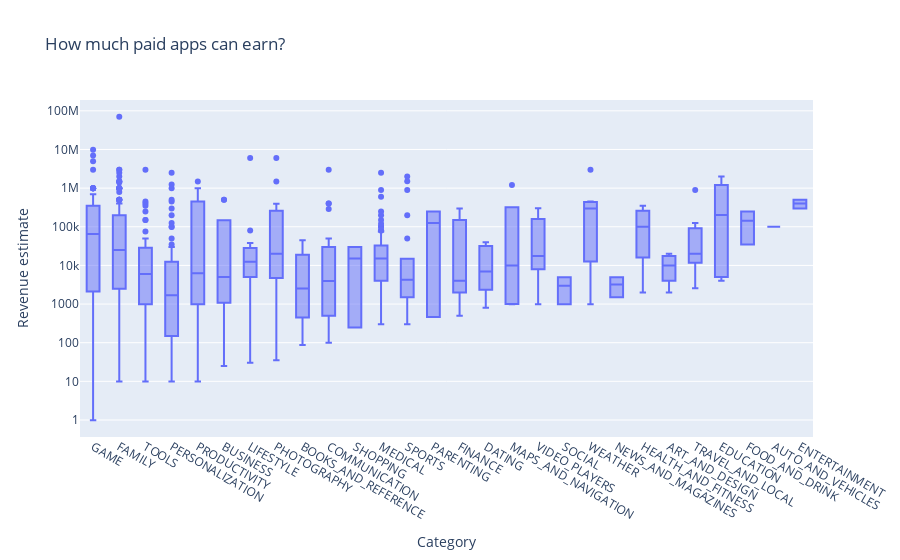

Notebook code for this chart:
### Markdown cell above
# Plotly Box Plots: Revenue by App Category

**Challenge**: See if you can generate the chart below: 

<img src=https://imgur.com/v4CiNqX.png>

Looking at the hover text, how much does the median app earn in the Tools category? If developing an Android app costs $30,000 or thereabouts, does the average photography app recoup its development costs?

Hint: I've used 'min ascending' to sort the categories.

### Code cell
df_paid_apps = df_apps_clean[df_apps_clean['Type'] == 'Paid']

box = px.box(df_paid_apps,
             y='Revenue',
             x='Category',
             title='How much paid apps can earn?')
 
box.update_layout(xaxis_title='Category',
                  yaxis_title='Revenue estimate',
                  yaxis=dict(type='log'))

box.update_xaxes(categoryorder='min ascending')
    
box.show()

### Figure 1 — Plotly figure (JSON) as saved in the notebook; plotly's stock layout.template omitted (floating-point values rounded to 4 significant figures; data arrays with more than 128 entries replaced by an {"elided": "..."} marker saying what was removed)
{"data": [{"alignmentgroup": "True", "hovertemplate": "Category=%{x}<br>Revenue=%{y}<extra></extra>", "legendgroup": "", "marker": {"color": "#636efa"}, "name": "", "notched": false, "offsetgroup": "", "orientation": "v", "showlegend": false, "type": "box", "x": {"elided": "589 str values"}, "x0": " ", "xaxis": "x", "y": {"elided": "589 float values"}, "y0": " ", "yaxis": "y"}], "layout": {"boxmode": "group", "legend": {"tracegroupgap": 0}, "title": {"text": "How much paid apps can earn?"}, "xaxis": {"anchor": "y", "categoryorder": "min ascending", "domain": [0, 1], "title": {"text": "Category"}}, "yaxis": {"anchor": "x", "domain": [0, 1], "title": {"text": "Revenue estimate"}, "type": "log"}}}
